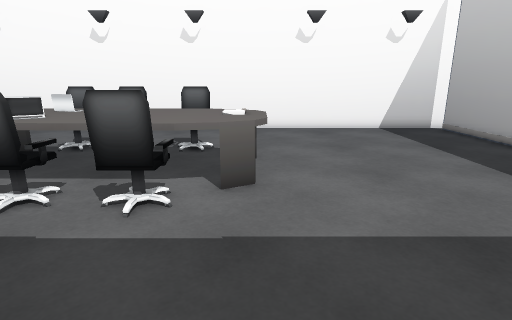
View 1 (above)

16 first-person views from a walk through a scene from a Unity 3-D project. The camera is 1.3 m above the floor, tilts 14° down and sees 80° across. Doors are open. The floor is counted in squares, 0.5 m on a side. Each view is taken from the middle of a square. On the plan, view 1 faces up. The plan holds only what a view shows up to about 20 squares ahead; the rest is blank. The place goes on beyond the plan. The player is left out.

View 2
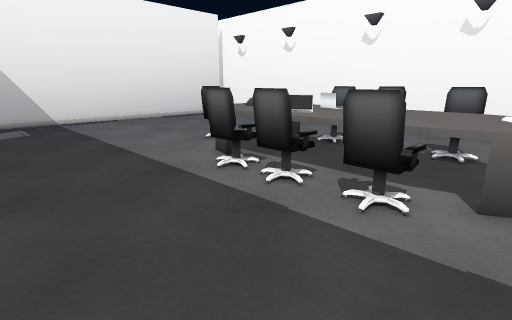

View 3
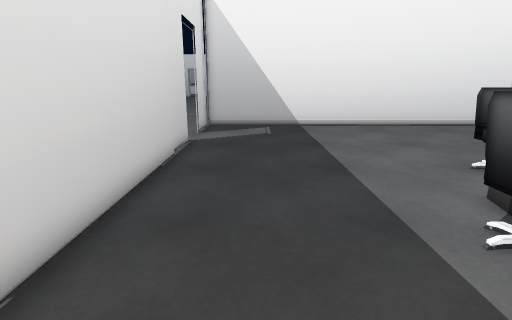

View 4
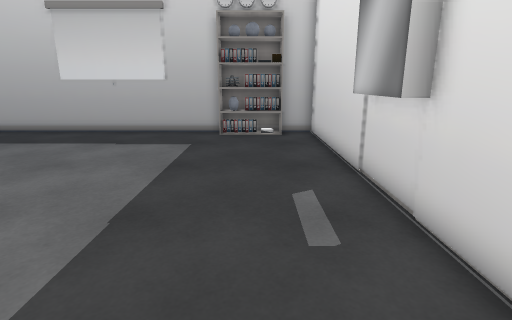

View 5
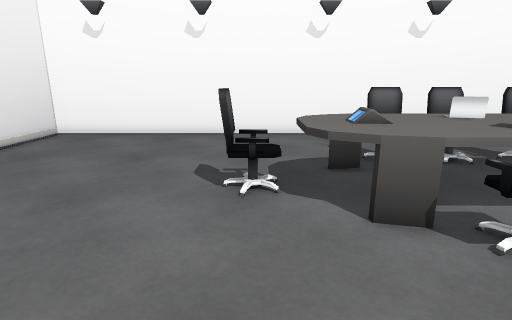

View 6
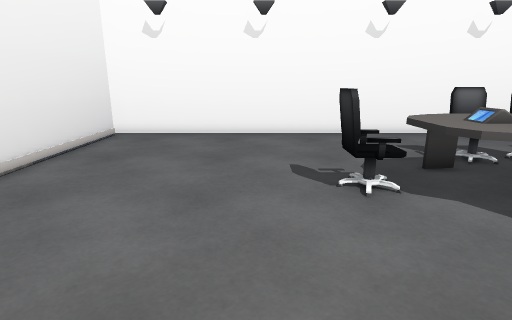

View 7
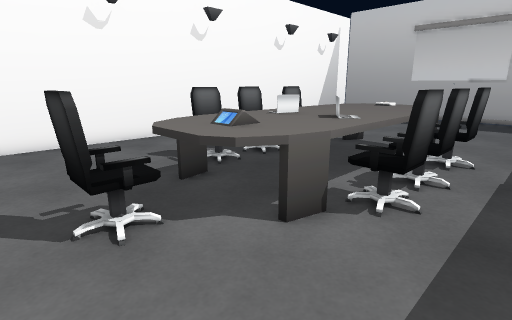

View 8
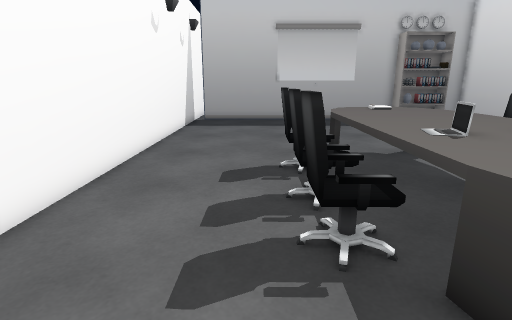

View 9
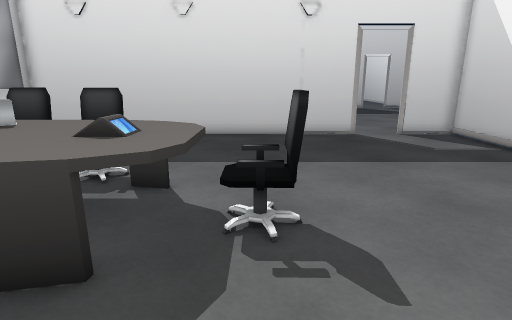

View 10
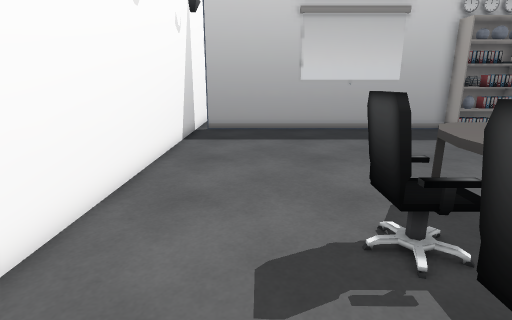

View 11
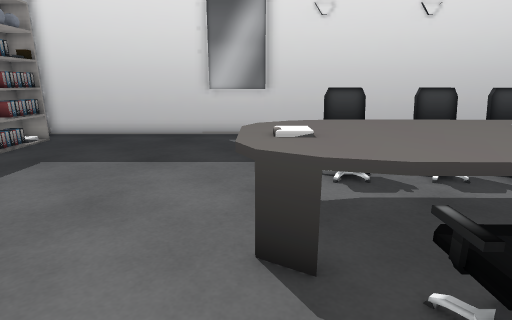

View 12
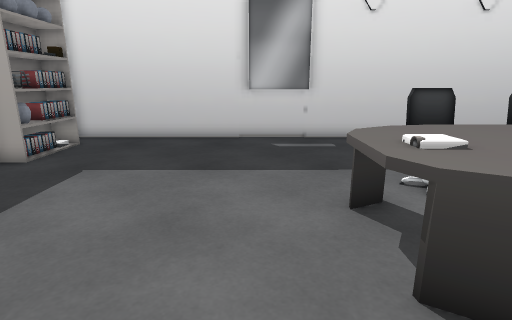

View 13
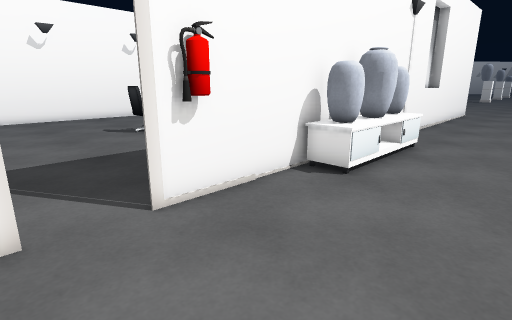

View 14
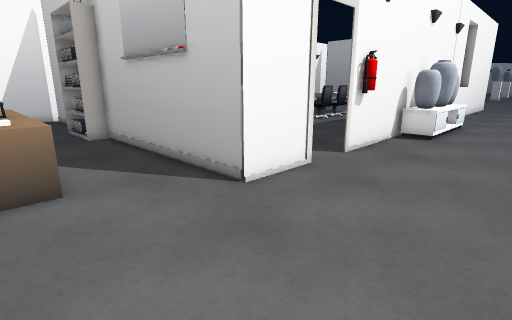

View 15
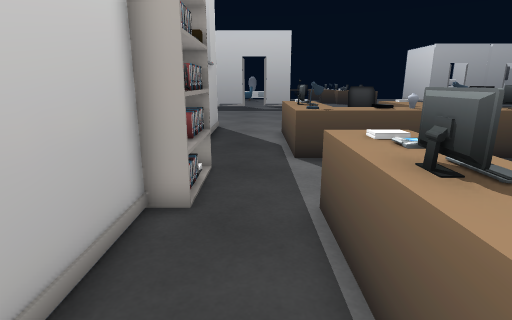

View 16
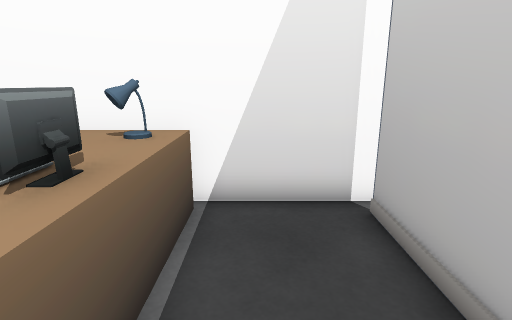

### Floor plan
Points are (right, up) in squares from view 1. A wall is a line through its corners. A room is listed if a view was taken in it or the views show most of it. See-through windows are left out.
Room 1 (views 1, 2, 3, 4, 5, 6, 7, 8, 9, 10, 11, 12)
walls: (-0.5, -0.6) (2.4, -0.6); (-15.4, -1.1) (-16.4, -1.1); (-17.4, -1.1) (11, -1.1) (11, 0.6); (-22.4, 8.5) (-22.4, -1); (11, 3.9) (11, 17.9); (-22.4, 17.9) (-22.4, 11.4); (11, 18.5) (-23, 18.5); (-22.8, -1.1) (-19.5, -1.1)
ways out: opening at (-21, 10) to room 2; open door at (-18.5, -1) to room 2; gap at (-23, 18) to room 2; gap at (11, 18) to room 2
objects: fire extinguisher (-16, -2) to (-16, -1); chair (-13, 9) to (-12, 10); table (-11, 7) to (-7, 12); chair (-8, 6) to (-7, 7); chair (-8, 12) to (-7, 13); laptop (-7, 8) to (-6, 9); laptop (-7, 10) to (-6, 11); chair (-6, 6) to (-5, 7); chair (-6, 12) to (-5, 13); table (-5, 7) to (0, 12); chair (-3, 6) to (-2, 7); chair (-3, 12) to (-2, 13); projector (-1, 9) to (0, 10); other object (10, 1); other object (10, 2); other object (10, 3); other object (10, 4)
Room 2 (views 13, 14, 15, 16)
walls: (-8, -1.1) (-15.4, -1.1); (-16.4, -1.1) (-17.4, -1.1); (2.3, -0.6) (1.4, -0.6); (-19.5, -1.1) (-22.6, -1.1) (-22.6, 8.5); (3.5, -1.1) (-3.8, -1.1); (-22.6, 12.5) (-22.6, 17.9); (-23, 18.5) (-26, 18.5); (13.5, 18.5) (11, 18.5)
low walls: (-26.4, 2) (-26.4, 1) (-27.6, 1); (-26.4, 4.6) (-26.4, 3.6); (-28.6, 7.3) (-26.4, 7.3) (-26.4, 5.6); (-26.3, 18.1) (-26.4, 11.7)
ways out: opening at (-21, 10) to room 1; open door at (-18.5, -1) to room 1; gap at (-23, 18) to room 1; gap at (11, 18) to room 1
objects: other object (-27, 2); other object (-27, 3); other object (-27, 4); lamp (-27, 6); shelf (-24, 9) to (-24, 12); other object (-23, 9); other object (-23, 10); other object (-23, 11); other object (-23, 12); shelf (-22, 9) to (-22, 11); cabinet (-12, -3); vase (-12, -3) to (-11, -2); cabinet (-10, -3); vase (-10, -3) to (-8, -2); cabinet (-8, -3) to (-6, -3); vase (-7, -2) to (-6, -2)

Where each view was taken, in squares from view 1:
view 1: 0 up, 0 right, facing up
view 2: 0 up, 0 right, facing up-left
view 3: 2 up, 3 left, facing left
view 4: 2 up, 6 left, facing right
view 5: 2 up, 12 left, facing up
view 6: 2 up, 15 left, facing up
view 7: 4 up, 14 left, facing up-right
view 8: 14 up, 12 left, facing right
view 9: 15 up, 12 left, facing down
view 10: 15 up, 7 left, facing right
view 11: 15 up, 0 right, facing down
view 12: 14 up, 2 right, facing down
view 13: 7 down, 20 left, facing up-right
view 14: 7 down, 28 left, facing up-right
view 15: 18 up, 25 left, facing down
view 16: 12 up, 25 left, facing up
